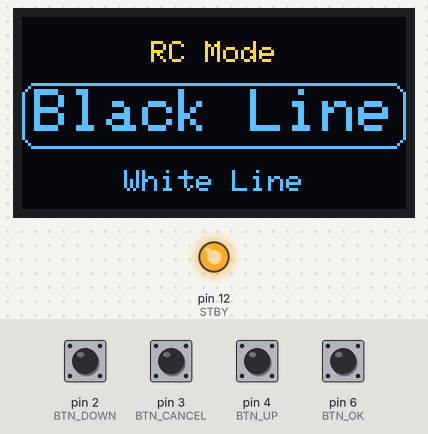
A sketch run on a simulated Arduino Nano, built with avr-gcc and run on an emulated ATmega328P. Parts: 128×64 one-colour display, output pins drawn as LEDs (lit = HIGH). The inputs (shaded band) are chosen by the test bench; at power-on: pin 2 (BTN_DOWN), pin 3 (BTN_CANCEL), pin 4 (BTN_UP), pin 6 (BTN_OK) HIGH. The OLED is the two-colour kind (top 16 rows yellow); random numbers use the default seed unless the sketch sets one.

Above: at 6.4 s.
6.5 s: pin 6 (BTN_OK) pulled LOW for 0.15 s
At 6.8 s:
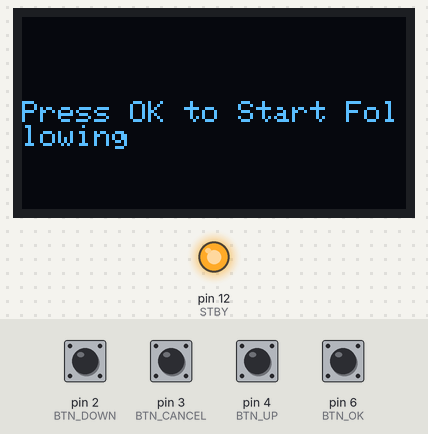
8.1 s: pin 3 (BTN_CANCEL) pulled LOW for 0.15 s
At 8.97 s:
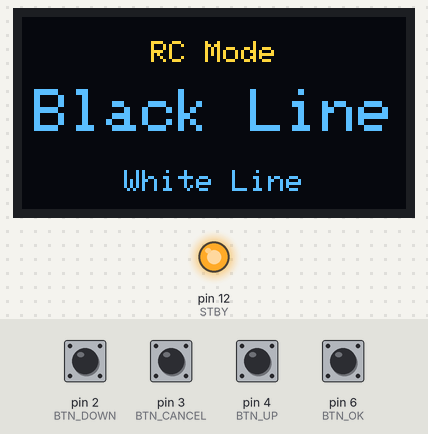
9.7 s: pin 2 (BTN_DOWN) pulled LOW for 0.15 s
At 10.3 s:
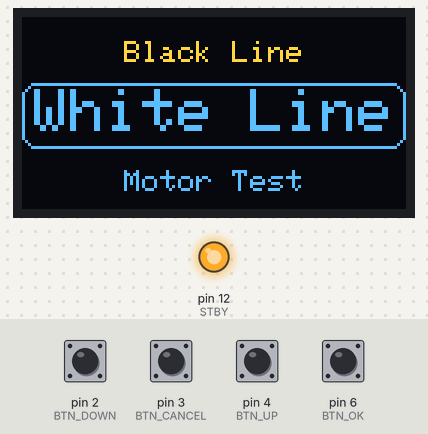
10.4 s: pin 4 (BTN_UP) pulled LOW for 1 s
At 12.6 s:
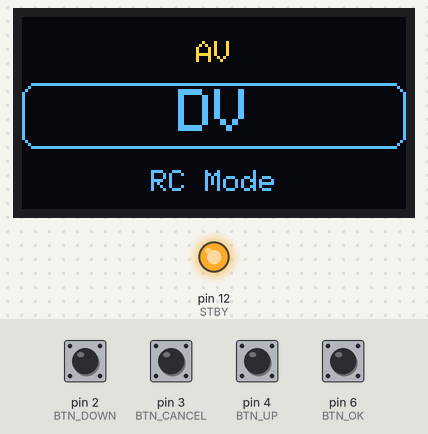
13.3 s: pin 4 (BTN_UP) pulled LOW for 0.15 s
At 13.68 s:
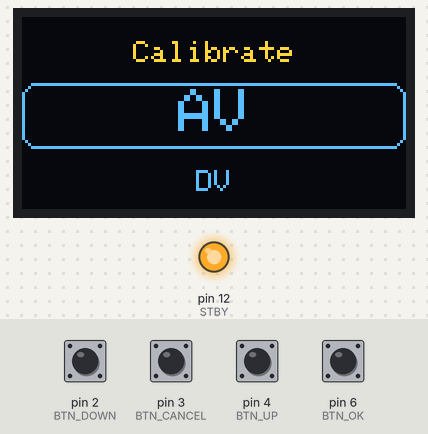
14.0 s: pin 2 (BTN_DOWN) pulled LOW for 1 s
At 14.92 s:
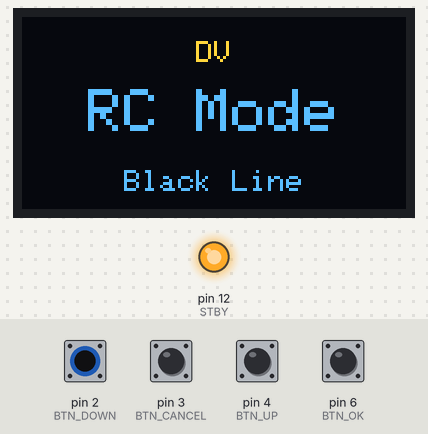
Timing chart, 0 to 17.0 s (numbered marks = the images above; inputs shaded):
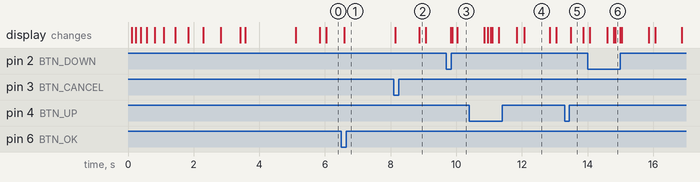

Measured:
- after the input at 8.1 s, the display: first changes at once (image 2 shows a later state)
- what the display in image 4 shows lasts 0.8 s, from 12.1 s to 12.9 s

The sketch:

main_.ino
```cpp
#include <Wire.h>
#include <Adafruit_GFX.h>
#include <Adafruit_SSD1306.h>

#include "animation.h"
#include "menu.h"
#include "black_line.h"

#define SCREEN_WIDTH 128
#define SCREEN_HEIGHT 64
#define OLED_RESET -1

// Button pins
const int BTN_DOWN   = 2;
const int BTN_UP     = 4;
const int BTN_OK     = 6;
const int BTN_CANCEL = 3;

Adafruit_SSD1306 display(SCREEN_WIDTH, SCREEN_HEIGHT, &Wire, OLED_RESET);

// --- Button states ---
bool okPrev = HIGH;
bool cancelPrev = HIGH;
unsigned long lastCancelTime = 0;
const unsigned long cancelDelay = 500; // 500ms debounce

// --- Black line menu state ---
enum BlackLineState { MENU, READY_SCREEN, FOLLOWING };
BlackLineState blackLineState = MENU;

void setup() {
    pinMode(BTN_DOWN, INPUT_PULLUP);
    pinMode(BTN_UP, INPUT_PULLUP);
    pinMode(BTN_OK, INPUT_PULLUP);
    pinMode(BTN_CANCEL, INPUT_PULLUP);

    display.begin(SSD1306_SWITCHCAPVCC, 0x3C);
    display.clearDisplay();
    Serial.begin(9600);

    initBlackLine();

    // --- Startup animations ---
    bool skipAll = false;
    int logoW = 128, logoH = 128;
    float startScale = 0.2, endScale = 0.6, step = 0.04;
    int totalFrames = (endScale - startScale) / step;
    unsigned long frameTime = LOGO_ANIMATION_TIME / totalFrames;
    unsigned long lastFrame = millis();
    float scale = startScale;

    while (scale <= endScale && !skipAll) {
        display.clearDisplay();
        drawScaledBitmapCentered(teamLogoBitmap, logoW, logoH, scale, SSD1306_WHITE);
        display.display();
        if (digitalRead(BTN_OK) == LOW) skipAll = true;
        if (millis() - lastFrame >= frameTime) { scale += step; lastFrame = millis(); }
    }

    unsigned long glitchStart = millis();
    while (!skipAll && millis() - glitchStart < GLITCH_TIME) {
        glitchEffect(1);
        if (digitalRead(BTN_OK) == LOW) skipAll = true;
    }

    unsigned long nuevoStart = millis();
    while (!skipAll && millis() - nuevoStart < NUEVO_DISPLAY_TIME) {
        showNuevo();
        if (digitalRead(BTN_OK) == LOW) skipAll = true;
    }

    showOptions();
}

void loop() {
    bool okNow = digitalRead(BTN_OK);
    bool cancelNow = digitalRead(BTN_CANCEL);
    unsigned long now = millis();

    // --- CANCEL handling with 500ms ignore window ---
    if (cancelPrev == HIGH && cancelNow == LOW) {
        if (now - lastCancelTime > cancelDelay) {
            if (blackLineState == FOLLOWING) {
                stopBlackLine();
            }
            blackLineState = MENU;
            showOptions();
            lastCancelTime = now;
        }
    }
    cancelPrev = cancelNow;

    switch (blackLineState) {
        case MENU:
            handleMenuInput();
            renderMenu();

            // Check if Black Line is selected
            if (okPrev == HIGH && okNow == LOW) {
                String selected = menuItems[selectedIndex];
                if (selected == "Black Line") {
                    blackLineState = READY_SCREEN;
                    display.clearDisplay();
                    display.setTextSize(1);
                    display.setTextColor(SSD1306_WHITE);
                    display.setCursor(0, 28);
                    display.println("Press OK to Start Following");
                    display.display();
                }
            }
            break;

        case READY_SCREEN:
            // Wait for second OK press to start following
            if (okPrev == HIGH && okNow == LOW) {
                blackLineState = FOLLOWING;
                blackLineStopped = false;
                blackLineActive = true;
            }
            break;

        case FOLLOWING:
            if (blackLineActive && !blackLineStopped) {
                blackLineStep();
            }
            break;
    }

    okPrev = okNow;

    delay(20);
}
```

animation.h
```cpp
#ifndef ANIMATION_H
#define ANIMATION_H
#include <Arduino.h>
#include <Adafruit_SSD1306.h>
#include "logo.h"

extern Adafruit_SSD1306 display;
int LOGO_ANIMATION_TIME = 600;   // total time for logo scaling animation
int GLITCH_TIME        = 100;    // total glitch effect duration
int NUEVO_DISPLAY_TIME = 1500;   // duration to show NUEVO V2
void drawScaledBitmapCentered(const unsigned char *bitmap, int w, int h, float scale, uint16_t color) {
    int scaledW = w * scale;
    int scaledH = h * scale;
    int xOffset = (128 - scaledW) / 2;
    int yOffset = (64 - scaledH) / 2;
    for (int y = 0; y < scaledH; y++) {
        for (int x = 0; x < scaledW; x++) {
            int srcX = x / scale;
            int srcY = y / scale;
            int byteIndex = srcY * ((w + 7) / 8) + (srcX / 8);
            int bitIndex = srcX % 8;
            if (pgm_read_byte(&bitmap[byteIndex]) & (0x80 >> bitIndex)) {
                display.drawPixel(xOffset + x, yOffset + y, color);
            }
        }
    }
}
// Logo Scaling
void animateLogo(const unsigned char *bitmap, int w, int h) {
    float startScale = 0.2;
    float endScale   = 0.6;
    float step       = 0.04;
    int totalFrames  = (endScale - startScale) / step;
    unsigned long frameTime = LOGO_ANIMATION_TIME / totalFrames;
    unsigned long lastFrame = millis();
    for (float scale = startScale; scale <= endScale; scale += step) {
        display.clearDisplay();
        drawScaledBitmapCentered(bitmap, w, h, scale, SSD1306_WHITE);
        display.display();
        while (millis() - lastFrame < frameTime);
        lastFrame = millis();
    }
}
// Glitch Effect
void glitchEffect(unsigned long msPerFrame = 1) {
    unsigned long start = millis();
    while (millis() - start < GLITCH_TIME) {
        display.clearDisplay();
        for (int y = 0; y < 64; y += 2) {
            if (random(0, 2)) display.drawFastHLine(0, y, 128, SSD1306_WHITE);
        }
        display.display();
        delay(msPerFrame);
    }
}
//Show NUEVO V2
void showNuevo() {
    display.clearDisplay();
    display.setTextColor(SSD1306_WHITE);
    display.setTextSize(2);
    const char* title = "NUEVO V2";
    int16_t x1, y1;
    uint16_t w, h;
    display.getTextBounds(title, 0, 0, &x1, &y1, &w, &h);
    display.setCursor((128 - w) / 2, 18);
    display.print(title);
    display.setTextSize(1);
    const char* sub = "By LPPS-1";
    display.getTextBounds(sub, 0, 0, &x1, &y1, &w, &h);
    display.setCursor((128 - w) / 2 + 20, 40);
    display.print(sub);
    display.display();
    delay(NUEVO_DISPLAY_TIME);
}
#endif
```

black_line.h
```cpp
#ifndef BLACK_LINE_H
#define BLACK_LINE_H

#include <SparkFun_TB6612.h>

// -------------------- Sensor Pins --------------------
#define NUM_SENSORS 5
static int sensorPins[NUM_SENSORS] = {A6, A3, A2, A1, A0}; // mirrored new robot wiring
static int threshold[NUM_SENSORS] = {643, 642, 642, 642, 642};

// -------------------- Motor Pins --------------------
#define AIN1 7
#define AIN2 8
#define PWMA 5
#define BIN1 9
#define BIN2 10
#define PWMB 11
#define STBY 12

static Motor motorA(AIN1, AIN2, PWMA, 1, STBY);
static Motor motorB(BIN1, BIN2, PWMB, 1, STBY);

// -------------------- Speed Variables --------------------
static int fullSpeed = 240;      // forward speed
static int turnSpeed = 190;      // slight turn speed
static int hardTurnSpeed = 230;  // hard turn

static int motorDirection = -1; // invert if needed

// Last side seen
enum LastSeen { LEFT, RIGHT, NONE };
static LastSeen lastOnTrack = NONE;

// Start/Stop flags
static bool blackLineActive = false;
static bool blackLineStopped = true;

// -------------------- Initialization --------------------
static void initBlackLine() {
    for (int i = 0; i < NUM_SENSORS; i++) pinMode(sensorPins[i], INPUT);
    pinMode(STBY, OUTPUT);
    digitalWrite(STBY, HIGH);  // enable motors
}

// -------------------- Start / Stop --------------------
static void startBlackLine() {
    blackLineActive = true;
    blackLineStopped = false;
    lastOnTrack = NONE;
}

static void stopBlackLine() {
    blackLineActive = false;
    blackLineStopped = true;
    motorA.drive(0);
    motorB.drive(0);
}

// -------------------- Motor Wrappers --------------------
static void moveForward(int speed) {
    motorA.drive(speed * motorDirection);
    motorB.drive(speed * motorDirection);
}

static void turnLeft(int speed) {
    motorA.drive((speed / 2) * motorDirection);
    motorB.drive(speed * motorDirection);
}

static void turnRight(int speed) {
    motorA.drive(speed * motorDirection);
    motorB.drive((speed / 2) * motorDirection);
}

static void spinAntiClockwise(int speed) {
    motorA.drive(speed * motorDirection);
    motorB.drive(-speed * motorDirection);
}

static void spinClockwise(int speed) {
    motorA.drive(-speed * motorDirection);
    motorB.drive(speed * motorDirection);
}

// -------------------- Line Following Step --------------------
static void blackLineStep() {
    if (!blackLineActive) return;

    int sensorValues[NUM_SENSORS];
    bool anySensorOnLine = false;

    // Read sensors
    for (int i = 0; i < NUM_SENSORS; i++) {
        sensorValues[i] = analogRead(sensorPins[i]);
        if (sensorValues[i] < threshold[i]) anySensorOnLine = true;
    }

    if (anySensorOnLine) {

        // Move forward normally
        moveForward(fullSpeed);

        // ---- FIXED MIRRORED LOGIC ----
        // RIGHT side is index 0, LEFT side is index 4
        if (sensorValues[4] < threshold[4] || sensorValues[3] < threshold[3])
            lastOnTrack = LEFT;
        else if (sensorValues[1] < threshold[1] || sensorValues[0] < threshold[0])
            lastOnTrack = RIGHT;

    } else {

        // ---- FIXED RECOVERY DIRECTION ----
        if (lastOnTrack == LEFT)
            spinClockwise(hardTurnSpeed);       // turn RIGHT to re-find
        else if (lastOnTrack == RIGHT)
            spinAntiClockwise(hardTurnSpeed);   // turn LEFT to re-find
        else
            spinClockwise(hardTurnSpeed);       // default
    }
}

#endif
```

menu.h
```cpp
#ifndef MENU_H
#define MENU_H

#include <Arduino.h>
#include <Adafruit_SSD1306.h>

extern Adafruit_SSD1306 display;

// Button pins
extern const int BTN_UP;
extern const int BTN_DOWN;
extern const int BTN_OK;
extern const int BTN_CANCEL;

// Menu variables
const int NUM_ITEMS = 7;
String menuItems[NUM_ITEMS] = {
    "Black Line",
    "White Line",
    "Motor Test",
    "Calibrate",
    "AV",
    "DV",
    "RC Mode"
};
int selectedIndex = 0;

// -------------------- Menu functions --------------------
void renderMenu();
void showOptions();
void handleMenuInput();

// -------------------- Show menu --------------------
void showOptions() {
    renderMenu();
}

// -------------------- Render menu --------------------
void renderMenu() {
    display.clearDisplay();
    display.setTextColor(SSD1306_WHITE);

    int above = (selectedIndex - 1 + NUM_ITEMS) % NUM_ITEMS;
    int current = selectedIndex;
    int below = (selectedIndex + 1) % NUM_ITEMS;

    int16_t x1, y1;
    uint16_t w1, h1;

    // --- Upper preview item ---
    display.setTextSize(1);
    display.getTextBounds(menuItems[above], 0, 0, &x1, &y1, &w1, &h1);
    display.setCursor((128 - w1) / 2, ((64 - h1) / 2) - 20);
    display.print(menuItems[above]);

    // --- Current selected item ---
    display.setTextSize(2);
    uint16_t w2, h2;
    display.getTextBounds(menuItems[current], 0, 0, &x1, &y1, &w2, &h2);
    int yMiddle = (64 - h2) / 2;

    // --- Blinking rounded bubble (ISSUE: may exceed screen height causing bottom-right glitched pixel) ---
    unsigned long now = millis();
    const unsigned long blinkCycle = 1000;
    const unsigned long onTime = 800;
    bool blinkState = (now % blinkCycle) < onTime;
    if (blinkState) {
        display.drawRoundRect(0, yMiddle - 2, 128, h2 + 6, 5, SSD1306_WHITE); // <--- CULPRIT
    }

    display.setCursor((128 - w2) / 2, yMiddle);
    display.print(menuItems[current]);

    // --- Lower preview item ---
    display.setTextSize(1);
    display.getTextBounds(menuItems[below], 0, 0, &x1, &y1, &w1, &h1);
    display.setCursor((128 - w1) / 2, yMiddle + h2 + 11);
    display.print(menuItems[below]);

    display.display();
}

// -------------------- Handle menu scrolling --------------------
void handleMenuInput() {
    static unsigned long lastScroll = 0;
    static unsigned long upPressStart = 0;
    static unsigned long downPressStart = 0;
    unsigned long now = millis();
    const unsigned long scrollDelay = 150;
    const unsigned long holdDelay = 500;

    bool upState = digitalRead(BTN_UP) == LOW;
    bool downState = digitalRead(BTN_DOWN) == LOW;

    // --- UP button ---
    if (upState) {
        if (upPressStart == 0) upPressStart = now;
        if (now - upPressStart > holdDelay && now - lastScroll > scrollDelay) {
            selectedIndex = (selectedIndex - 1 + NUM_ITEMS) % NUM_ITEMS;
            lastScroll = now;
        }
    } else if (upPressStart != 0) {
        if (now - upPressStart < holdDelay) {
            selectedIndex = (selectedIndex - 1 + NUM_ITEMS) % NUM_ITEMS;
            lastScroll = now;
        }
        upPressStart = 0;
    }

    // --- DOWN button ---
    if (downState) {
        if (downPressStart == 0) downPressStart = now;
        if (now - downPressStart > holdDelay && now - lastScroll > scrollDelay) {
            selectedIndex = (selectedIndex + 1) % NUM_ITEMS;
            lastScroll = now;
        }
    } else if (downPressStart != 0) {
        if (now - downPressStart < holdDelay) {
            selectedIndex = (selectedIndex + 1) % NUM_ITEMS;
            lastScroll = now;
        }
        downPressStart = 0;
    }
}

#endif
```

Source omitted: logo.h (data table, 12688 bytes)
